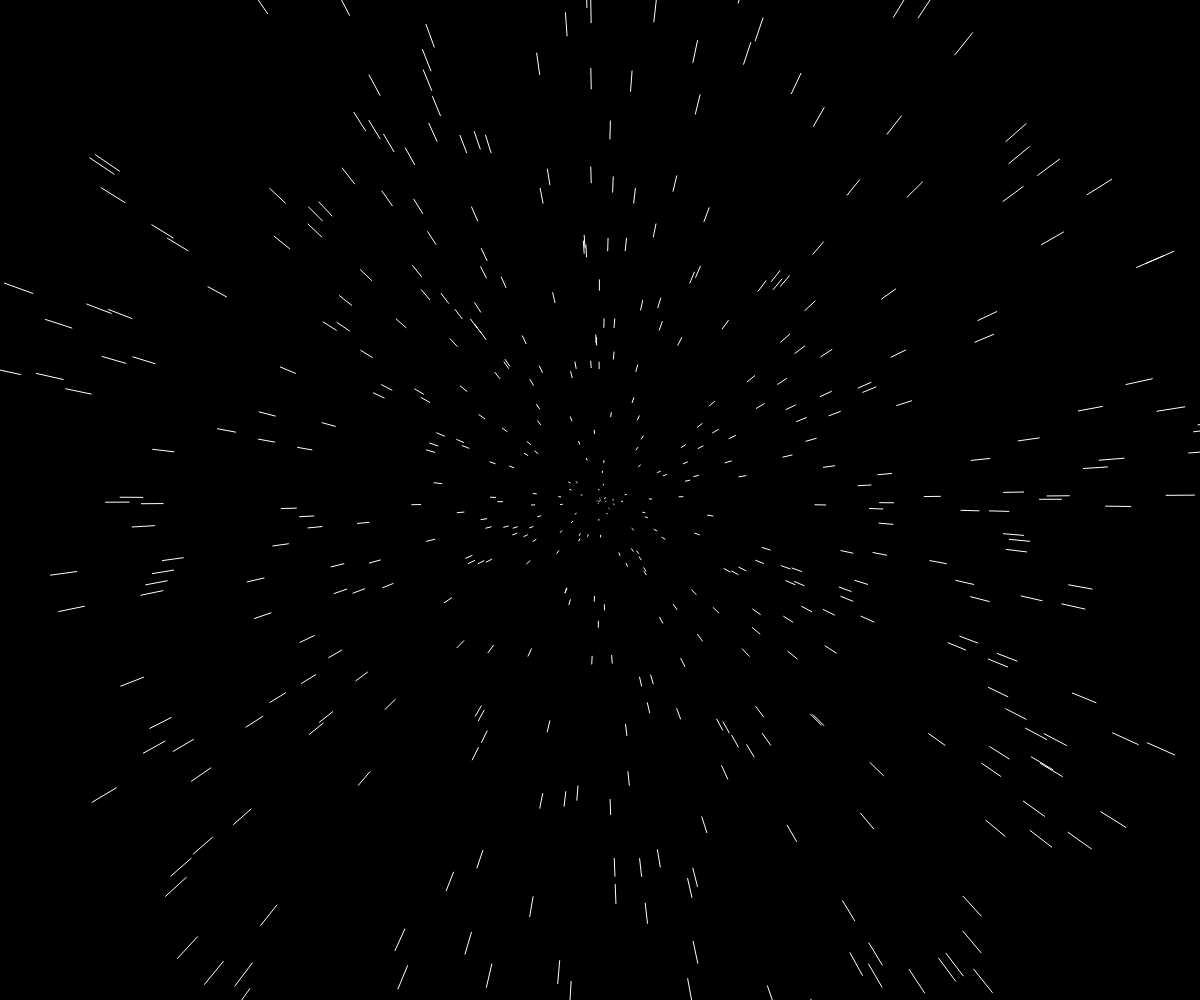
Frame 1 (no input)
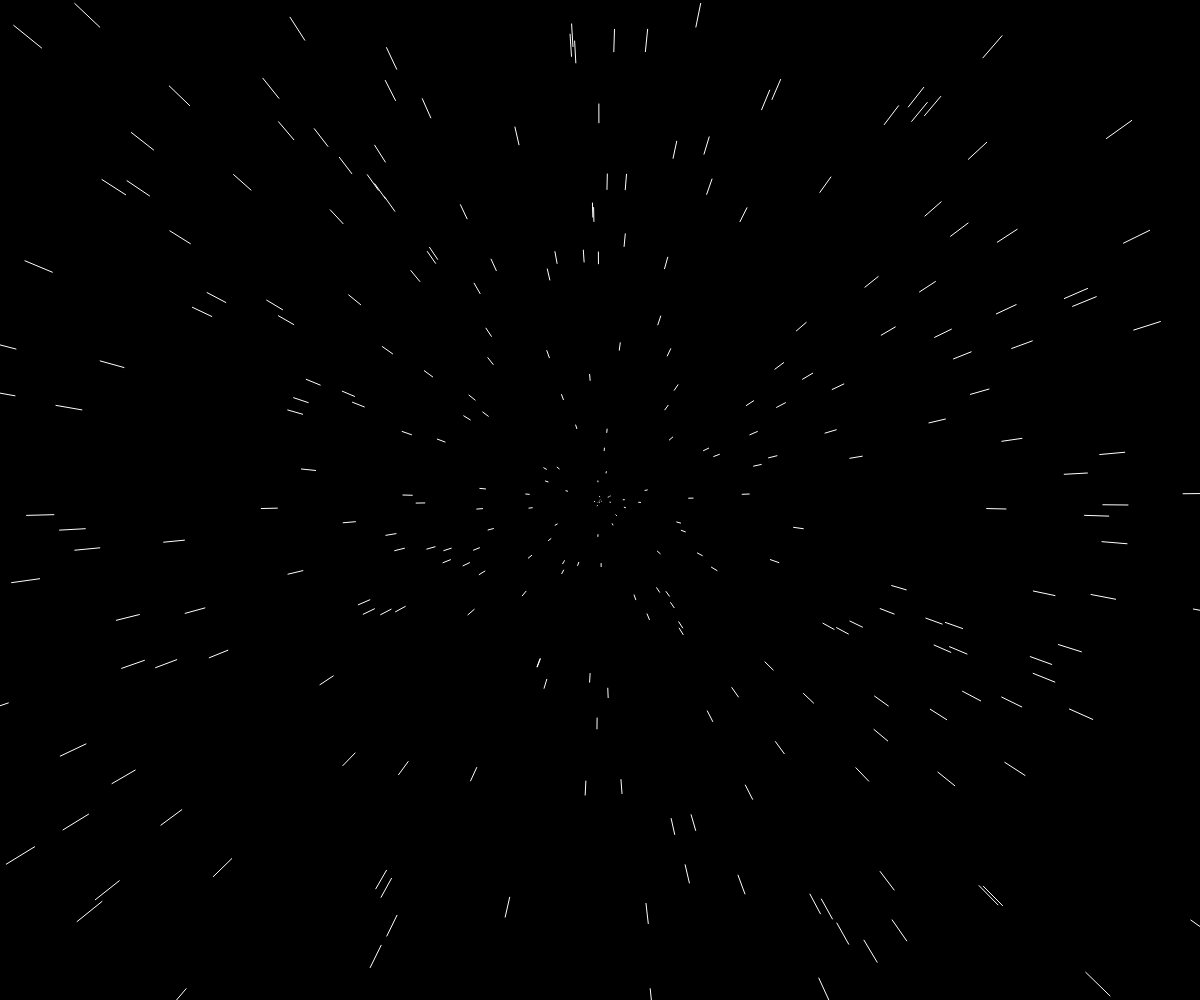
Frame 60 (no input)
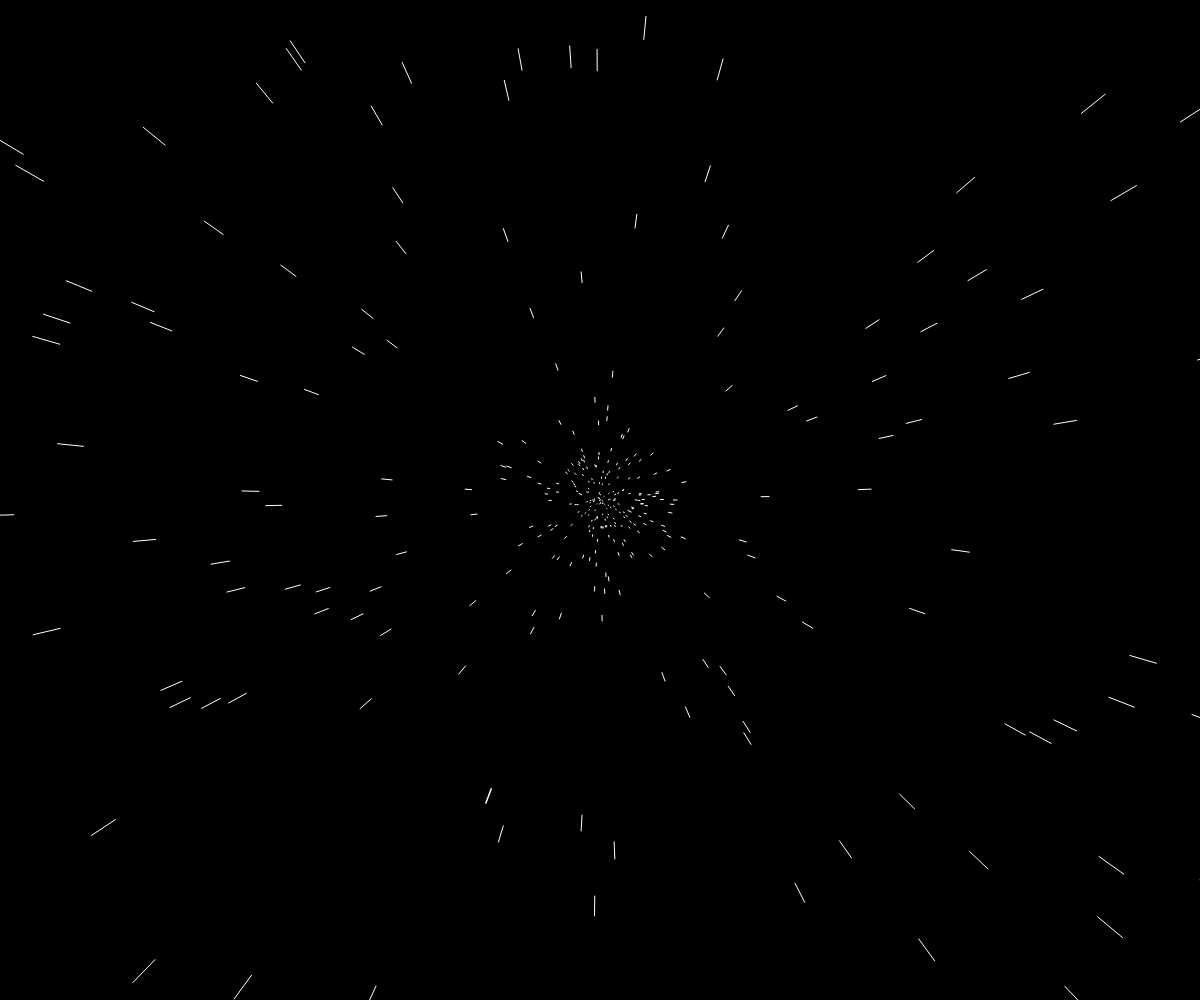
Frame 120 (the mouse pressed at the canvas centre since frame 60)

The p5.js sketch that drew these frames (run headless with seeded random() and noise() and a simulated clock; from frame 60 on, the mouse is pressed at the canvas centre):

// p5.js sketch
// ── sketch.js
nbStars = 500;
stars = [];

function setup()
{
	createCanvas(windowWidth,windowHeight);
	for(var i=0;i<nbStars;i++)
	{
		stars.push(new Star());
	}
}

function draw()
{
	background(0);
	translate(width/2,height/2);
	for(var i=0;i<stars.length;i++)
	{
		stars[i].move();
		stars[i].draw();
	}
}

class Star
{
	constructor()
	{
		this.angle = random(2*PI);
		this.r = random(width/2);
	}
	move()
	{
		this.r *= 1.01;
		if(this.r>width)
		{
			this.r = random(width/20);
		}
	}
	draw()
	{
		var x1 = this.r * cos(this.angle);
		var y1 = this.r * sin(this.angle);
		var x2 = 1.05*this.r * cos(this.angle);
		var y2 = 1.05*this.r * sin(this.angle);
		stroke(255);
		line(x1,y1,x2,y2);
	}
}
